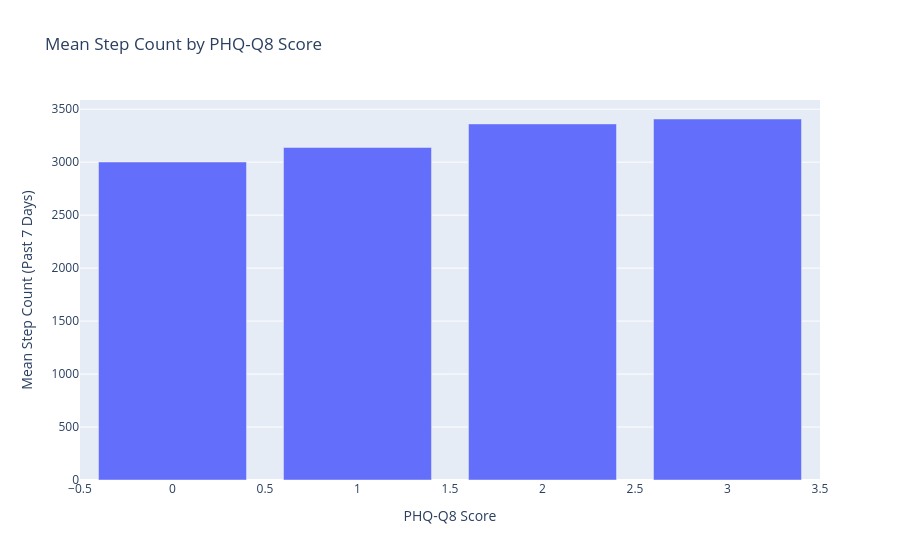

The notebook cell this image was saved under:
### Markdown cell above
1. count: This is the number of observations (people) that have that specific phq_q8 score. For example:

    1) 907 people have a phq_q8 score of 0.
    1) 480 people have a phq_q8 score of 1.
    1) 253 people have a phq_q8 score of 2.
    1) 170 people have a phq_q8 score of 3.

2. mean: This is the average step_count_m7 for people with that phq_q8 score. For example:

    1) People with phq_q8 = 0 have an average step_count_m7 of 3001.36.
    1) People with phq_q8 = 1 have an average step_count_m7 of 3138.41.
    1) People with phq_q8 = 2 have an average step_count_m7 of 3360.74.
    1) People with phq_q8 = 3 have an average step_count_m7 of 3407.28.

Looking at the "mean" values, there's a slight increasing trend in the average step count as the phq_q8 score increases (from 3001.36 to 3407.28). This reinforces the very weak positive correlation you calculated earlier.


3. The differences in means are relatively small. The difference between the lowest mean (3001.36 for phq_q8 = 0) and the highest mean (3407.28 for phq_q8 = 3) is only about 400 steps.

4. There's substantial overlap in the distributions. The standard deviations are large, meaning there's a lot of variability in step counts within each phq_q8 group. The quartiles (25%, 50%, 75%) also show considerable overlap, indicating that people with different phq_q8 scores can have similar step counts.

### Code cell
# Calculate means
mean_steps = df.groupby('phq_q8')['step_count_m7'].mean().reset_index()

# Create bar chart
fig = px.bar(mean_steps, x='phq_q8', y='step_count_m7',
             title='Mean Step Count by PHQ-Q8 Score',
             labels={'step_count_m7': 'Mean Step Count (Past 7 Days)',
                     'phq_q8': 'PHQ-Q8 Score'},
             category_orders={"phq_q8": [0, 1, 2, 3]})  # Ensure correct ordering
fig.show()

### Figure 1 — Plotly figure (JSON) as saved in the notebook; plotly's stock layout.template omitted (floating-point values rounded to 4 significant figures)
{"data": [{"alignmentgroup": "True", "hovertemplate": "PHQ-Q8 Score=%{x}<br>Mean Step Count (Past 7 Days)=%{y}<extra></extra>", "legendgroup": "", "marker": {"color": "#636efa", "pattern": {"shape": ""}}, "name": "", "offsetgroup": "", "orientation": "v", "showlegend": false, "textposition": "auto", "type": "bar", "x": [0, 1, 2, 3], "xaxis": "x", "y": [3001.0, 3138.0, 3361.0, 3407.0], "yaxis": "y"}], "layout": {"barmode": "relative", "legend": {"tracegroupgap": 0}, "title": {"text": "Mean Step Count by PHQ-Q8 Score"}, "xaxis": {"anchor": "y", "categoryarray": [0, 1, 2, 3], "categoryorder": "array", "domain": [0, 1], "title": {"text": "PHQ-Q8 Score"}}, "yaxis": {"anchor": "x", "domain": [0, 1], "title": {"text": "Mean Step Count (Past 7 Days)"}}}}
